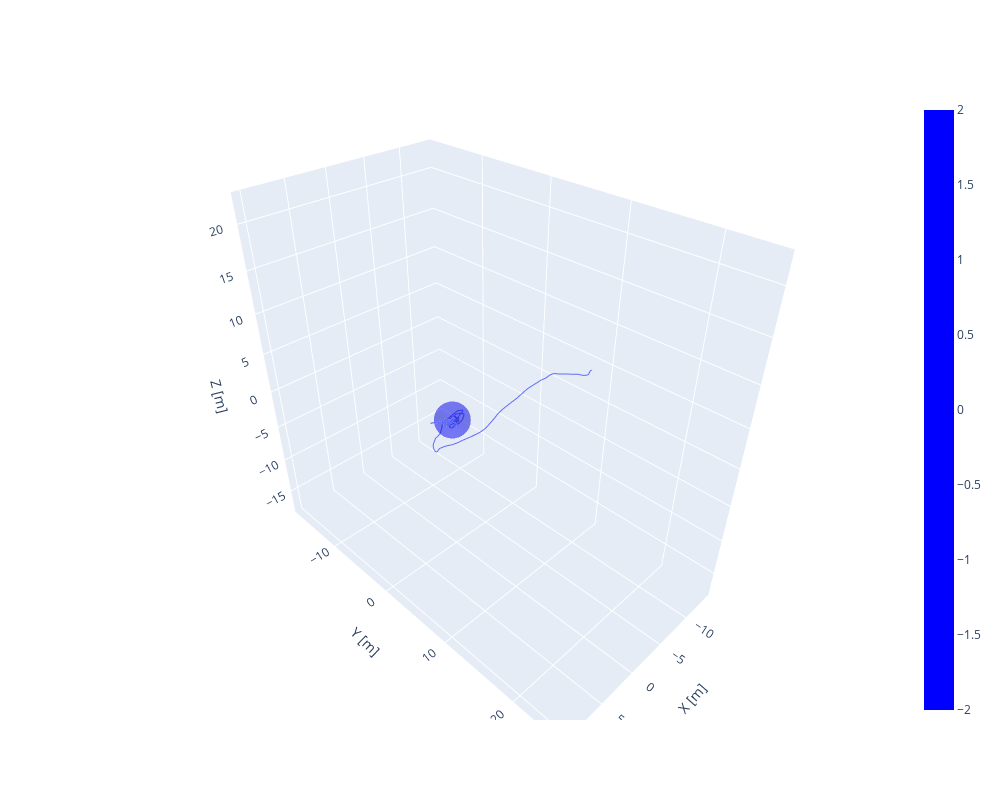

This figure's notebook cell:
### Code cell
# 3D Plot - paths
fig = go.Figure()

# Satellite paths
for run in list(sims_dict.values())[6:7]:
    print(run["seed"])
    fig.add_scatter3d(
        x=run["X_true"][:, 0],
        y=run["X_true"][:, 1],
        z=run["X_true"][:, 2],
        mode="lines",
        showlegend=False
    )

# Sphere for docking tolerance box
color1 = 'blue'
color2 = 'red'
fig.add_surface(x=x_coords, y=y_coords, z=z_coords, colorscale=[[0, color1], [1,color1]], opacity=0.3)

fig.update_layout(showlegend=False, width=1000, height=800,
  scene=dict(
    xaxis=dict(title="X [m]"),
    yaxis=dict(title="Y [m]"),
    zaxis=dict(title="Z [m]"),
  ),
)
# fig.write_image("figures/3D.png", default_scale=10)
# with open("figures/3D.png", "wb") as f:
#     f.write(fig.to_image(format="png", dpi=300))
fig.show()

### Figure 1 — Plotly figure (JSON) as saved in the notebook; plotly's stock layout.template omitted (floating-point values rounded to 4 significant figures; data arrays with more than 128 entries replaced by an {"elided": "..."} marker saying what was removed)
{"data": [{"mode": "lines", "showlegend": false, "type": "scatter3d", "x": {"elided": "601 float values"}, "y": {"elided": "601 float values"}, "z": {"elided": "601 float values"}}, {"colorscale": [[0, "blue"], [1, "blue"]], "opacity": 0.3, "type": "surface", "x": {"elided": "50x50 float values"}, "y": {"elided": "50x50 float values"}, "z": {"elided": "50x50 float values"}}], "layout": {"height": 800, "scene": {"xaxis": {"title": {"text": "X [m]"}}, "yaxis": {"title": {"text": "Y [m]"}}, "zaxis": {"title": {"text": "Z [m]"}}}, "showlegend": false, "width": 1000}}
